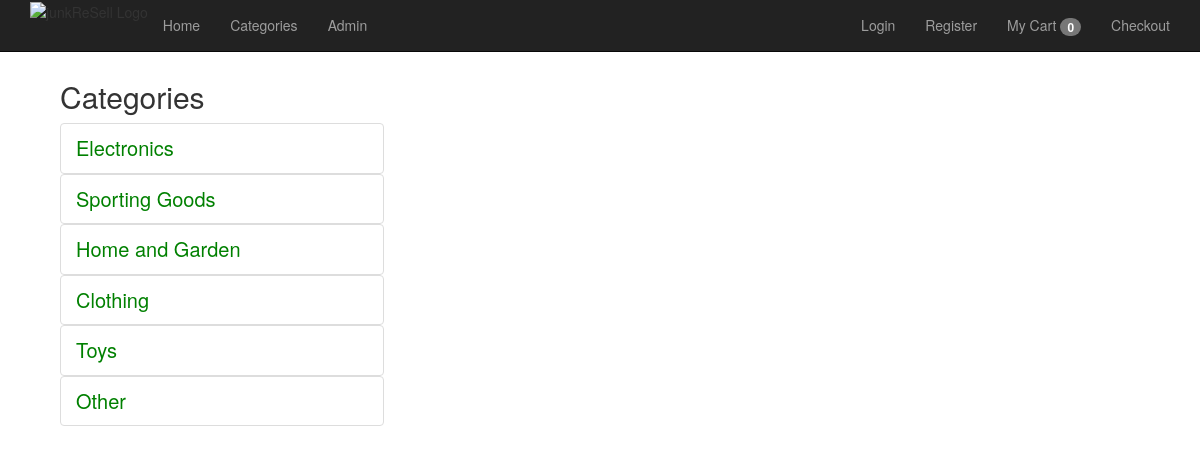
Page /category/categories.php on the committed database.
### tables this page shows
CREATE TABLE `category` (
  `categoryID` int(11) NOT NULL,
  `categoryName` varchar(255) NOT NULL
);

### category/categoryfunctions.php (the view, shortened to what this page needs)
<?php
include(dirname(__DIR__) . '/util/dbConfig.php');
function all_categories(){
    global $db;
    $queryAllCategories = 'SELECT * FROM category
                           ORDER BY categoryID';
    try{
        $statement2 = $db->prepare($queryAllCategories);
        $statement2->execute();
        $categories = $statement2->fetchAll();
        echo "<ul>";
        foreach ($categories as $category){
            echo "<li style='list-style: none;'>";
            echo '<a href="categoryPage.php?id=' . $category['categoryID'] . '" class="list-group-item"
                style="width: 30%; color: green; font-size: 20px;"">';
            echo $category['categoryName'];
            echo "</a>";
            echo "</li>";
        }
        echo "</ul>";
    }catch (PDOException $e){
        $error_message = $e->getMessage();
        display_db_error($error_message);
    }
}
?>

### view/header.php (style rules this page uses)
body { padding-top: 40px; }

### rows in the picture
category: categoryName "Electronics"
category: categoryName "Sporting Goods"
category: $category['categoryID'] 3 (drawn), categoryName "Home and Garden"
category: categoryName "Clothing"
category: categoryName "Toys"
category: categoryName "Other"

### other values in the picture
$cartNumOfItems "0"
